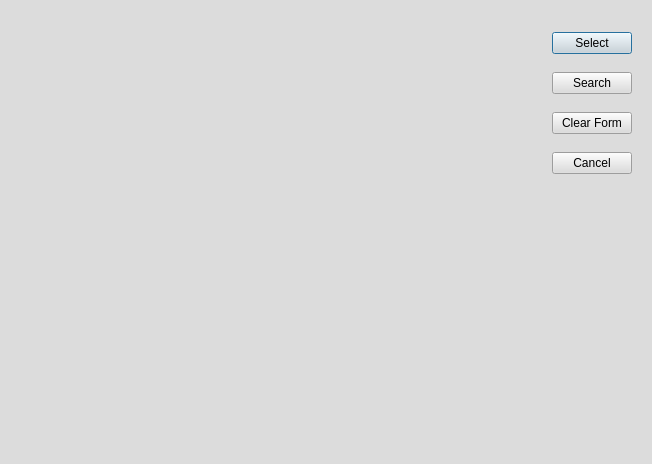
<?xml version="1.0" encoding="UTF-8"?>
<ui version="4.0">
 <comment>
*********************************************************************************
**
**   $Id$
**   Copyright (c) 2004 Joe Croft joe@croftj.net
**   
**   This file is part of ah2.
**
**   Ah3 is free software; you can redistribute it and/or modify
**   it under the terms of the GNU General Public License as published by
**   the Free Software Foundation; either version 2 of the License, or
**   (at your option) any later version.
**
**   Ah3 is distributed in the hope that it will be useful,
**   but WITHOUT ANY WARRANTY; without even the implied warranty of
**   MERCHANTABILITY or FITNESS FOR A PARTICULAR PURPOSE.  See the
**   GNU General Public License for more details.
**
**   You should have received a copy of the GNU General Public License
**   along with Ah3; if not, write to the Free Software
**   Foundation, Inc., 59 Temple Place, Suite 330, Boston, MA  02111-1307  USA
**
*********************************************************************************
</comment>
 <class>PartSelect</class>
 <widget class="QDialog" name="PartSelect">
  <property name="geometry">
   <rect>
    <x>0</x>
    <y>0</y>
    <width>652</width>
    <height>464</height>
   </rect>
  </property>
  <property name="palette">
   <palette>
    <active>
     <colorrole role="WindowText">
      <brush brushstyle="SolidPattern">
       <color alpha="255">
        <red>0</red>
        <green>0</green>
        <blue>0</blue>
       </color>
      </brush>
     </colorrole>
     <colorrole role="Button">
      <brush brushstyle="SolidPattern">
       <color alpha="255">
        <red>220</red>
        <green>220</green>
        <blue>220</blue>
       </color>
      </brush>
     </colorrole>
     <colorrole role="Light">
      <brush brushstyle="SolidPattern">
       <color alpha="255">
        <red>255</red>
        <green>255</green>
        <blue>255</blue>
       </color>
      </brush>
     </colorrole>
     <colorrole role="Midlight">
      <brush brushstyle="SolidPattern">
       <color alpha="255">
        <red>237</red>
        <green>237</green>
        <blue>237</blue>
       </color>
      </brush>
     </colorrole>
     <colorrole role="Dark">
      <brush brushstyle="SolidPattern">
       <color alpha="255">
        <red>110</red>
        <green>110</green>
        <blue>110</blue>
       </color>
      </brush>
     </colorrole>
     <colorrole role="Mid">
      <brush brushstyle="SolidPattern">
       <color alpha="255">
        <red>147</red>
        <green>147</green>
        <blue>147</blue>
       </color>
      </brush>
     </colorrole>
     <colorrole role="Text">
      <brush brushstyle="SolidPattern">
       <color alpha="255">
        <red>0</red>
        <green>0</green>
        <blue>0</blue>
       </color>
      </brush>
     </colorrole>
     <colorrole role="BrightText">
      <brush brushstyle="SolidPattern">
       <color alpha="255">
        <red>255</red>
        <green>255</green>
        <blue>255</blue>
       </color>
      </brush>
     </colorrole>
     <colorrole role="ButtonText">
      <brush brushstyle="SolidPattern">
       <color alpha="255">
        <red>0</red>
        <green>0</green>
        <blue>0</blue>
       </color>
      </brush>
     </colorrole>
     <colorrole role="Base">
      <brush brushstyle="SolidPattern">
       <color alpha="255">
        <red>255</red>
        <green>255</green>
        <blue>255</blue>
       </color>
      </brush>
     </colorrole>
     <colorrole role="Window">
      <brush brushstyle="SolidPattern">
       <color alpha="255">
        <red>220</red>
        <green>220</green>
        <blue>220</blue>
       </color>
      </brush>
     </colorrole>
     <colorrole role="Shadow">
      <brush brushstyle="SolidPattern">
       <color alpha="255">
        <red>0</red>
        <green>0</green>
        <blue>0</blue>
       </color>
      </brush>
     </colorrole>
     <colorrole role="AlternateBase">
      <brush brushstyle="SolidPattern">
       <color alpha="255">
        <red>237</red>
        <green>237</green>
        <blue>237</blue>
       </color>
      </brush>
     </colorrole>
    </active>
    <inactive>
     <colorrole role="WindowText">
      <brush brushstyle="SolidPattern">
       <color alpha="255">
        <red>0</red>
        <green>0</green>
        <blue>0</blue>
       </color>
      </brush>
     </colorrole>
     <colorrole role="Button">
      <brush brushstyle="SolidPattern">
       <color alpha="255">
        <red>220</red>
        <green>220</green>
        <blue>220</blue>
       </color>
      </brush>
     </colorrole>
     <colorrole role="Light">
      <brush brushstyle="SolidPattern">
       <color alpha="255">
        <red>255</red>
        <green>255</green>
        <blue>255</blue>
       </color>
      </brush>
     </colorrole>
     <colorrole role="Midlight">
      <brush brushstyle="SolidPattern">
       <color alpha="255">
        <red>237</red>
        <green>237</green>
        <blue>237</blue>
       </color>
      </brush>
     </colorrole>
     <colorrole role="Dark">
      <brush brushstyle="SolidPattern">
       <color alpha="255">
        <red>110</red>
        <green>110</green>
        <blue>110</blue>
       </color>
      </brush>
     </colorrole>
     <colorrole role="Mid">
      <brush brushstyle="SolidPattern">
       <color alpha="255">
        <red>147</red>
        <green>147</green>
        <blue>147</blue>
       </color>
      </brush>
     </colorrole>
     <colorrole role="Text">
      <brush brushstyle="SolidPattern">
       <color alpha="255">
        <red>0</red>
        <green>0</green>
        <blue>0</blue>
       </color>
      </brush>
     </colorrole>
     <colorrole role="BrightText">
      <brush brushstyle="SolidPattern">
       <color alpha="255">
        <red>255</red>
        <green>255</green>
        <blue>255</blue>
       </color>
      </brush>
     </colorrole>
     <colorrole role="ButtonText">
      <brush brushstyle="SolidPattern">
       <color alpha="255">
        <red>0</red>
        <green>0</green>
        <blue>0</blue>
       </color>
      </brush>
     </colorrole>
     <colorrole role="Base">
      <brush brushstyle="SolidPattern">
       <color alpha="255">
        <red>255</red>
        <green>255</green>
        <blue>255</blue>
       </color>
      </brush>
     </colorrole>
     <colorrole role="Window">
      <brush brushstyle="SolidPattern">
       <color alpha="255">
        <red>220</red>
        <green>220</green>
        <blue>220</blue>
       </color>
      </brush>
     </colorrole>
     <colorrole role="Shadow">
      <brush brushstyle="SolidPattern">
       <color alpha="255">
        <red>0</red>
        <green>0</green>
        <blue>0</blue>
       </color>
      </brush>
     </colorrole>
     <colorrole role="AlternateBase">
      <brush brushstyle="SolidPattern">
       <color alpha="255">
        <red>237</red>
        <green>237</green>
        <blue>237</blue>
       </color>
      </brush>
     </colorrole>
    </inactive>
    <disabled>
     <colorrole role="WindowText">
      <brush brushstyle="SolidPattern">
       <color alpha="255">
        <red>110</red>
        <green>110</green>
        <blue>110</blue>
       </color>
      </brush>
     </colorrole>
     <colorrole role="Button">
      <brush brushstyle="SolidPattern">
       <color alpha="255">
        <red>220</red>
        <green>220</green>
        <blue>220</blue>
       </color>
      </brush>
     </colorrole>
     <colorrole role="Light">
      <brush brushstyle="SolidPattern">
       <color alpha="255">
        <red>255</red>
        <green>255</green>
        <blue>255</blue>
       </color>
      </brush>
     </colorrole>
     <colorrole role="Midlight">
      <brush brushstyle="SolidPattern">
       <color alpha="255">
        <red>237</red>
        <green>237</green>
        <blue>237</blue>
       </color>
      </brush>
     </colorrole>
     <colorrole role="Dark">
      <brush brushstyle="SolidPattern">
       <color alpha="255">
        <red>110</red>
        <green>110</green>
        <blue>110</blue>
       </color>
      </brush>
     </colorrole>
     <colorrole role="Mid">
      <brush brushstyle="SolidPattern">
       <color alpha="255">
        <red>147</red>
        <green>147</green>
        <blue>147</blue>
       </color>
      </brush>
     </colorrole>
     <colorrole role="Text">
      <brush brushstyle="SolidPattern">
       <color alpha="255">
        <red>110</red>
        <green>110</green>
        <blue>110</blue>
       </color>
      </brush>
     </colorrole>
     <colorrole role="BrightText">
      <brush brushstyle="SolidPattern">
       <color alpha="255">
        <red>255</red>
        <green>255</green>
        <blue>255</blue>
       </color>
      </brush>
     </colorrole>
     <colorrole role="ButtonText">
      <brush brushstyle="SolidPattern">
       <color alpha="255">
        <red>110</red>
        <green>110</green>
        <blue>110</blue>
       </color>
      </brush>
     </colorrole>
     <colorrole role="Base">
      <brush brushstyle="SolidPattern">
       <color alpha="255">
        <red>220</red>
        <green>220</green>
        <blue>220</blue>
       </color>
      </brush>
     </colorrole>
     <colorrole role="Window">
      <brush brushstyle="SolidPattern">
       <color alpha="255">
        <red>220</red>
        <green>220</green>
        <blue>220</blue>
       </color>
      </brush>
     </colorrole>
     <colorrole role="Shadow">
      <brush brushstyle="SolidPattern">
       <color alpha="255">
        <red>0</red>
        <green>0</green>
        <blue>0</blue>
       </color>
      </brush>
     </colorrole>
     <colorrole role="AlternateBase">
      <brush brushstyle="SolidPattern">
       <color alpha="255">
        <red>220</red>
        <green>220</green>
        <blue>220</blue>
       </color>
      </brush>
     </colorrole>
    </disabled>
   </palette>
  </property>
  <property name="windowTitle">
   <string>Part Select</string>
  </property>
  <layout class="QGridLayout" name="gridLayout">
   <item row="0" column="0">
    <widget class="QcjDataFrame" name="dataFrame">
     <property name="toolTip">
      <string/>
     </property>
     <property name="whatsThis">
      <string/>
     </property>
     <property name="xml_definition" stdset="0">
      <string>form_definition</string>
     </property>
     <layout class="QVBoxLayout" name="verticalLayout">
      <item>
       <widget class="QFrame" name="frame_3">
        <property name="frameShape">
         <enum>QFrame::NoFrame</enum>
        </property>
        <property name="frameShadow">
         <enum>QFrame::Raised</enum>
        </property>
        <layout class="QHBoxLayout" name="horizontalLayout">
         <property name="margin">
          <number>0</number>
         </property>
         <item>
          <widget class="QcjDataForm" name="dataForm">
           <property name="toolTip">
            <string/>
           </property>
           <property name="whatsThis">
            <string>&lt;html&gt;This form is for entering search criterea to find parts in inventory. It's xml form name is &lt;em&gt;part_lookup_form&lt;/em&gt;&lt;/html&gt;</string>
           </property>
           <property name="xml_definition" stdset="0">
            <string>part_lookup_form</string>
           </property>
          </widget>
         </item>
         <item>
          <widget class="QFrame" name="frame">
           <property name="sizePolicy">
            <sizepolicy hsizetype="Maximum" vsizetype="Preferred">
             <horstretch>0</horstretch>
             <verstretch>0</verstretch>
            </sizepolicy>
           </property>
           <property name="frameShape">
            <enum>QFrame::NoFrame</enum>
           </property>
           <property name="frameShadow">
            <enum>QFrame::Raised</enum>
           </property>
           <layout class="QVBoxLayout">
            <property name="spacing">
             <number>6</number>
            </property>
            <property name="margin">
             <number>0</number>
            </property>
            <item>
             <widget class="QPushButton" name="selectBtn">
              <property name="text">
               <string>Select</string>
              </property>
             </widget>
            </item>
            <item>
             <widget class="QPushButton" name="searchBtn">
              <property name="text">
               <string>Search</string>
              </property>
             </widget>
            </item>
            <item>
             <widget class="QPushButton" name="clearBtn">
              <property name="text">
               <string>Clear Form</string>
              </property>
             </widget>
            </item>
            <item>
             <widget class="QPushButton" name="cancelBtn">
              <property name="text">
               <string>Cancel</string>
              </property>
             </widget>
            </item>
            <item>
             <spacer>
              <property name="orientation">
               <enum>Qt::Vertical</enum>
              </property>
              <property name="sizeType">
               <enum>QSizePolicy::Minimum</enum>
              </property>
              <property name="sizeHint" stdset="0">
               <size>
                <width>20</width>
                <height>40</height>
               </size>
              </property>
             </spacer>
            </item>
           </layout>
          </widget>
         </item>
        </layout>
       </widget>
      </item>
      <item>
       <widget class="QcjDataTable" name="dataTable">
        <property name="toolTip">
         <string/>
        </property>
        <property name="whatsThis">
         <string>&lt;html&gt;This table to select parts from inventory to add to a workorder. It's xml form name is &lt;em&gt;part_lookup_table&lt;/em&gt;&lt;/html&gt;</string>
        </property>
        <property name="xml_definition" stdset="0">
         <string>part_lookup_table</string>
        </property>
       </widget>
      </item>
     </layout>
    </widget>
   </item>
  </layout>
 </widget>
 <customwidgets>
  <customwidget>
   <class>QcjDataForm</class>
   <extends>QFrame</extends>
   <header>QcjData/QcjDataForm.h</header>
  </customwidget>
  <customwidget>
   <class>QcjDataFrame</class>
   <extends>QFrame</extends>
   <header>QcjData/QcjDataFrame.h</header>
   <container>1</container>
  </customwidget>
  <customwidget>
   <class>QcjDataTable</class>
   <extends>QFrame</extends>
   <header>QcjData/QcjDataTable.h</header>
  </customwidget>
 </customwidgets>
 <resources/>
 <connections>
  <connection>
   <sender>cancelBtn</sender>
   <signal>clicked()</signal>
   <receiver>PartSelect</receiver>
   <slot>reject()</slot>
   <hints>
    <hint type="sourcelabel">
     <x>632</x>
     <y>152</y>
    </hint>
    <hint type="destinationlabel">
     <x>649</x>
     <y>170</y>
    </hint>
   </hints>
  </connection>
 </connections>
</ui>
